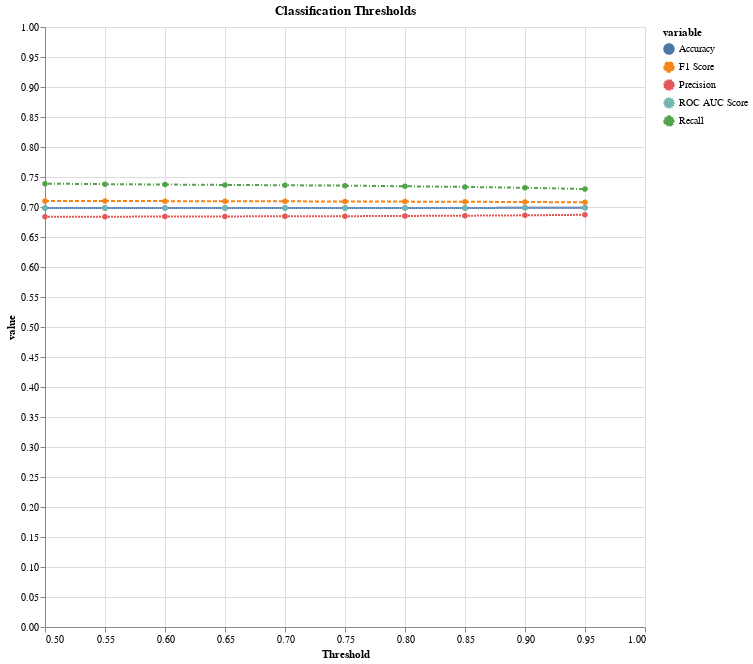

Here is the notebook cell this chart was saved with:
### Code cell
jUtils.classThres(Y=yTrain,X=tfTrain,model=gnb)

### Figure 1 — Vega-Lite specification as saved in the notebook (floating-point values rounded to 4 significant figures)
{"config": {"view": {"continuousWidth": 400, "continuousHeight": 300}}, "data": {"name": "data-9568f66d8e135f86cb2224e194213b7d"}, "mark": {"type": "line", "point": {}}, "encoding": {"color": {"field": "variable", "type": "nominal"}, "strokeDash": {"field": "variable", "type": "nominal"}, "tooltip": [{"field": "variable", "type": "nominal"}, {"field": "Threshold", "type": "quantitative"}, {"field": "value", "type": "quantitative"}], "x": {"field": "Threshold", "scale": {"domain": [0.5, 1.0]}, "type": "quantitative"}, "y": {"field": "value", "scale": {"domain": [0.0, 1.0]}, "type": "quantitative"}}, "height": 600, "title": "Classification Thresholds", "width": 600, "$schema": "https://vega.github.io/schema/vega-lite/v4.17.0.json", "datasets": {"data-9568f66d8e135f86cb2224e194213b7d": [{"Threshold": 0.5, "variable": "Accuracy", "value": 0.6984}, {"Threshold": 0.55, "variable": "Accuracy", "value": 0.6984}, {"Threshold": 0.6, "variable": "Accuracy", "value": 0.6985}, {"Threshold": 0.65, "variable": "Accuracy", "value": 0.6984}, {"Threshold": 0.7, "variable": "Accuracy", "value": 0.6985}, {"Threshold": 0.75, "variable": "Accuracy", "value": 0.6984}, {"Threshold": 0.8, "variable": "Accuracy", "value": 0.6985}, {"Threshold": 0.85, "variable": "Accuracy", "value": 0.6985}, {"Threshold": 0.9, "variable": "Accuracy", "value": 0.6986}, {"Threshold": 0.95, "variable": "Accuracy", "value": 0.6987}, {"Threshold": 0.5, "variable": "Precision", "value": 0.6836}, {"Threshold": 0.55, "variable": "Precision", "value": 0.6838}, {"Threshold": 0.6, "variable": "Precision", "value": 0.6841}, {"Threshold": 0.65, "variable": "Precision", "value": 0.6843}, {"Threshold": 0.7, "variable": "Precision", "value": 0.6845}, {"Threshold": 0.75, "variable": "Precision", "value": 0.6847}, {"Threshold": 0.8, "variable": "Precision", "value": 0.6851}, {"Threshold": 0.85, "variable": "Precision", "value": 0.6855}, {"Threshold": 0.9, "variable": "Precision", "value": 0.6861}, {"Threshold": 0.95, "variable": "Precision", "value": 0.687}, {"Threshold": 0.5, "variable": "Recall", "value": 0.7389}, {"Threshold": 0.55, "variable": "Recall", "value": 0.7381}, {"Threshold": 0.6, "variable": "Recall", "value": 0.7374}, {"Threshold": 0.65, "variable": "Recall", "value": 0.7368}, {"Threshold": 0.7, "variable": "Recall", "value": 0.7363}, {"Threshold": 0.75, "variable": "Recall", "value": 0.7356}, {"Threshold": 0.8, "variable": "Recall", "value": 0.7346}, {"Threshold": 0.85, "variable": "Recall", "value": 0.7335}, {"Threshold": 0.9, "variable": "Recall", "value": 0.7321}, {"Threshold": 0.95, "variable": "Recall", "value": 0.7298}, {"Threshold": 0.5, "variable": "F1 Score", "value": 0.7102}, {"Threshold": 0.55, "variable": "F1 Score", "value": 0.7099}, {"Threshold": 0.6, "variable": "F1 Score", "value": 0.7098}, {"Threshold": 0.65, "variable": "F1 Score", "value": 0.7096}, {"Threshold": 0.7, "variable": "F1 Score", "value": 0.7095}, {"Threshold": 0.75, "variable": "F1 Score", "value": 0.7092}, {"Threshold": 0.8, "variable": "F1 Score", "value": 0.709}, {"Threshold": 0.85, "variable": "F1 Score", "value": 0.7087}, {"Threshold": 0.9, "variable": "F1 Score", "value": 0.7084}, {"Threshold": 0.95, "variable": "F1 Score", "value": 0.7078}, {"Threshold": 0.5, "variable": "ROC AUC Score", "value": 0.6984}, {"Threshold": 0.55, "variable": "ROC AUC Score", "value": 0.6984}, {"Threshold": 0.6, "variable": "ROC AUC Score", "value": 0.6985}, {"Threshold": 0.65, "variable": "ROC AUC Score", "value": 0.6984}, {"Threshold": 0.7, "variable": "ROC AUC Score", "value": 0.6985}, {"Threshold": 0.75, "variable": "ROC AUC Score", "value": 0.6984}, {"Threshold": 0.8, "variable": "ROC AUC Score", "value": 0.6985}, {"Threshold": 0.85, "variable": "ROC AUC Score", "value": 0.6985}, {"Threshold": 0.9, "variable": "ROC AUC Score", "value": 0.6986}, {"Threshold": 0.95, "variable": "ROC AUC Score", "value": 0.6987}]}}
